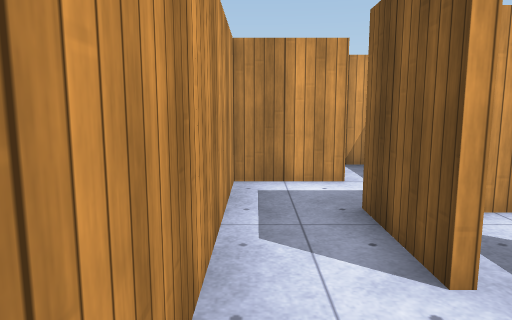
[1] (above)

18 first-person views from a walk through a Unity game level. The camera is 1.3 m above the floor, tilts 8° down and sees 70° across. Doors are open. The floor is counted in squares, 1 m on a side. Each view is taken from the middle of a square. On the plan, view 1 faces up. The plan holds only what a view shows up to about 15 squares ahead; the rest is blank. The player is left out. Surface patterns are stand-ins for the level's own textures.

[2]
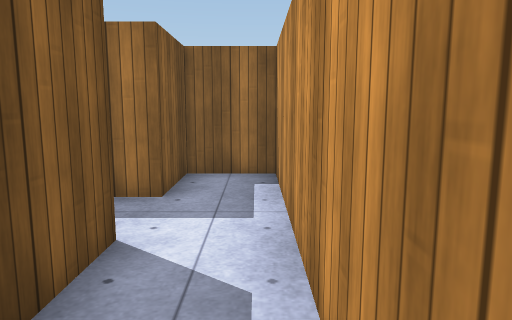

[3]
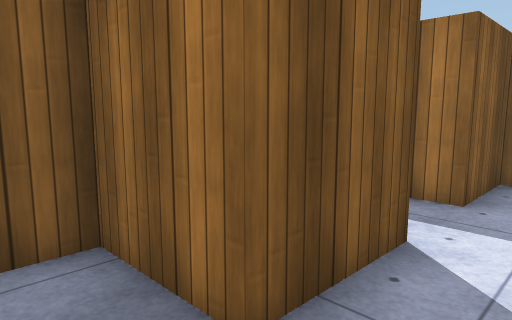

[4]
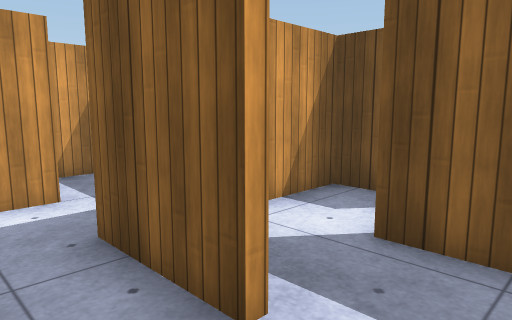

[5]
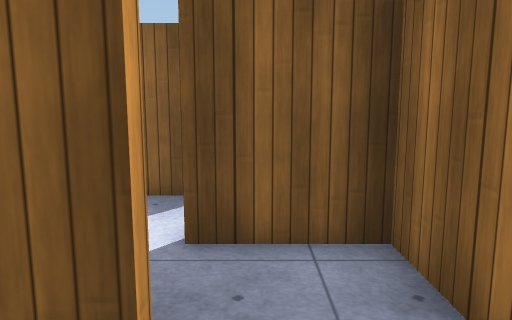

[6]
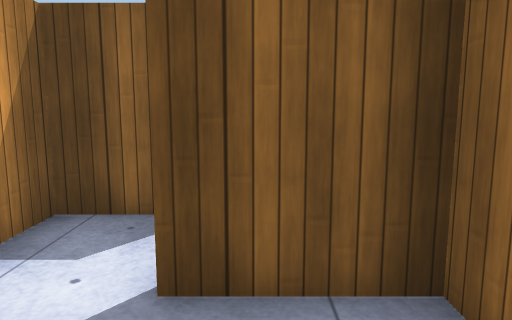

[7]
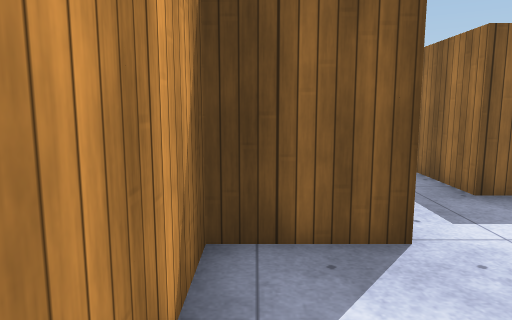

[8]
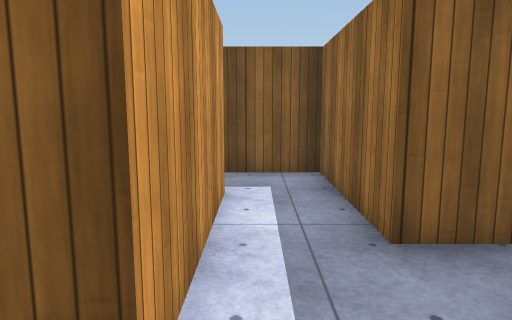

[9]
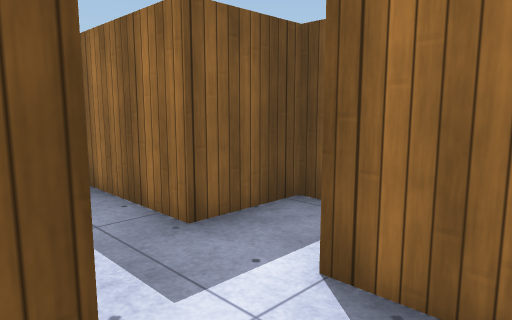

[10]
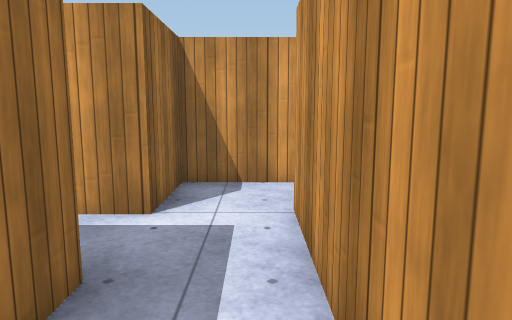

[11]
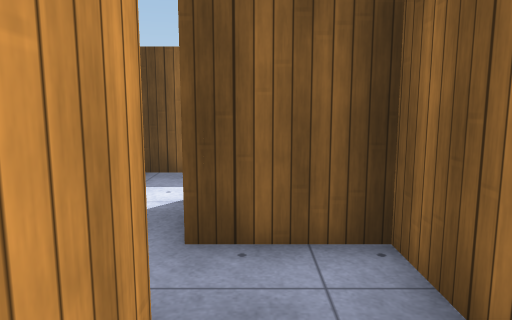

[12]
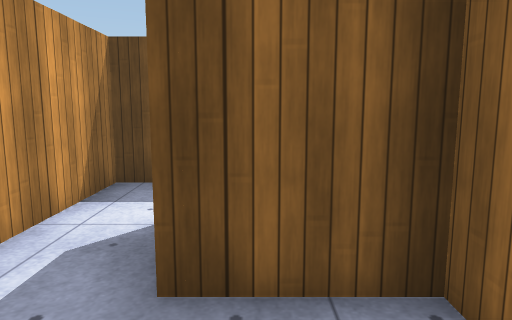

[13]
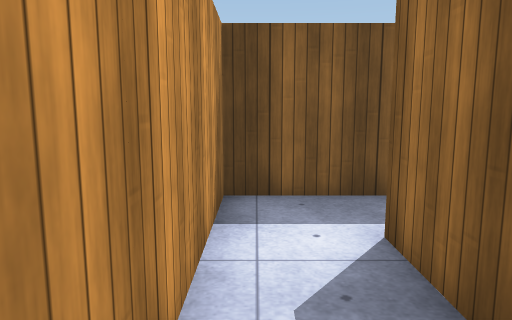

[14]
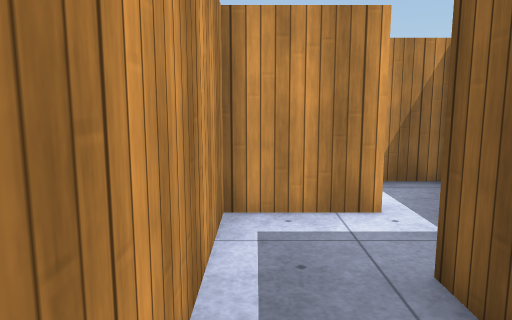

[15]
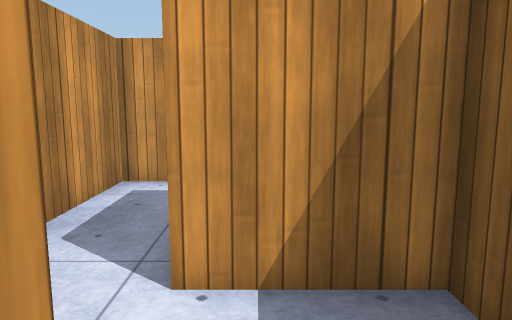

[16]
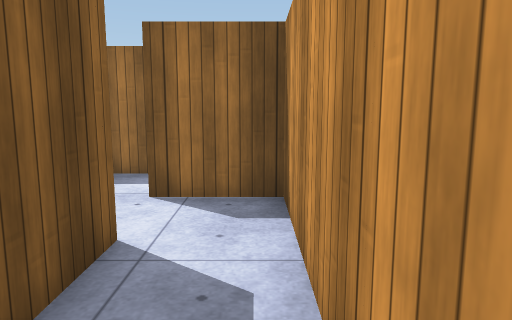

[17]
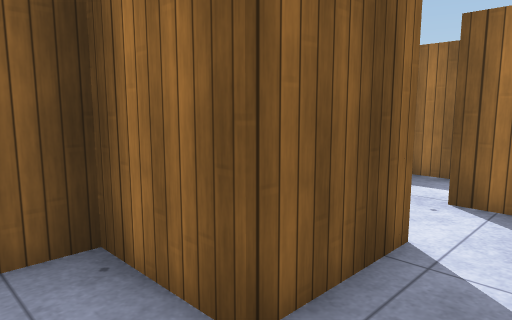

[18]
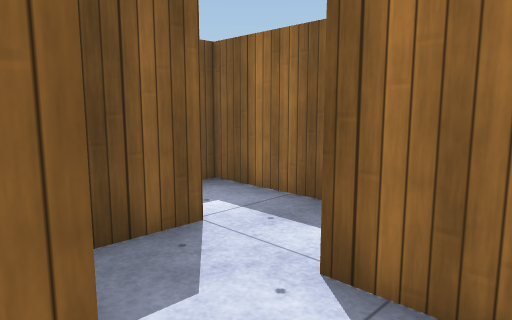

### Floor plan
Points are (right, up) in squares from view 1. A wall is a line through its corners. A room is listed if a view was taken in it or the views show most of it. See-through windows are left out.
Room 1 (views 1, 2, 3, 4, 5, 6)
walls: (1.4, 2.4) (1.4, 4.7); (1.6, 6.5) (-0.4, 6.5) (-0.4, -1.3) (1.4, -1.3) (1.4, 0.7)
ways out: opening at (1, 2) to room 2; opening at (1, 6)
Room 2 (views 7, 8, 9)
walls: (3.6, 2.8) (3.6, 0.6); (3.4, 0.6) (3.4, 2.8); (5.4, 2.5) (5.4, 4.5) (2.6, 4.5); (1.4, 0.7) (5.6, 0.7)
ways out: opening at (1, 2) to room 1; opening at (5, 2) to room 3
Room 3 (views 10, 11, 12)
walls: (9.6, 2.5) (5.4, 2.5); (5.6, 0.7) (5.6, -0.2); (7.4, -1) (7.4, 0.7) (11.4, 0.7) (11.4, 2.7)
ways out: opening at (5, 2) to room 2; opening at (10, 3) to room 4
Room 4 (view 13)
walls: (11.4, 2.7) (13.6, 2.7); (15.4, 2.6) (15.4, 4.5) (10.6, 4.5)
ways out: opening at (10, 3) to room 3; opening at (14, 3) to room 7
Room 5 (views 14, 16, 17, 18)
walls: (12.6, 2.5) (11.6, 2.5) (11.6, -3.3) (13.6, -3.3); (15.4, -3.6) (15.4, -1.5) (13.4, -1.5) (13.4, 0.7)
ways out: opening at (14, -3) to room 6; opening at (13, 2) to room 7
Room 6 (view 15)
walls: (14.1, -5.3) (15.5, -5.3)
ways out: opening at (14, -3) to room 5; opening at (15, -4)
Room 7 (no view inside)
walls: (13.6, 2.5) (12.6, 2.5); (13.4, 0.7) (15.4, 0.7) (15.4, 2.6)
ways out: opening at (14, 3) to room 4; opening at (13, 2) to room 5

Where each view was taken, in squares from view 1:
view 1: 0 up, 0 right, facing up
view 2: 6 up, 0 right, facing down
view 3: 6 up, 0 right, facing down-right
view 4: 1 up, 0 right, facing up-right
view 5: 2 up, 0 right, facing right
view 6: 2 up, 1 right, facing right
view 7: 4 up, 2 right, facing right
view 8: 2 up, 4 right, facing right
view 9: 3 up, 4 right, facing down-right
view 10: 2 up, 10 right, facing left
view 11: 2 up, 8 right, facing right
view 12: 2 up, 9 right, facing right
view 13: 4 up, 10 right, facing right
view 14: 2 down, 12 right, facing up
view 15: 4 down, 14 right, facing up
view 16: 2 up, 12 right, facing down
view 17: 2 up, 12 right, facing down-right
view 18: 1 down, 12 right, facing down-right
